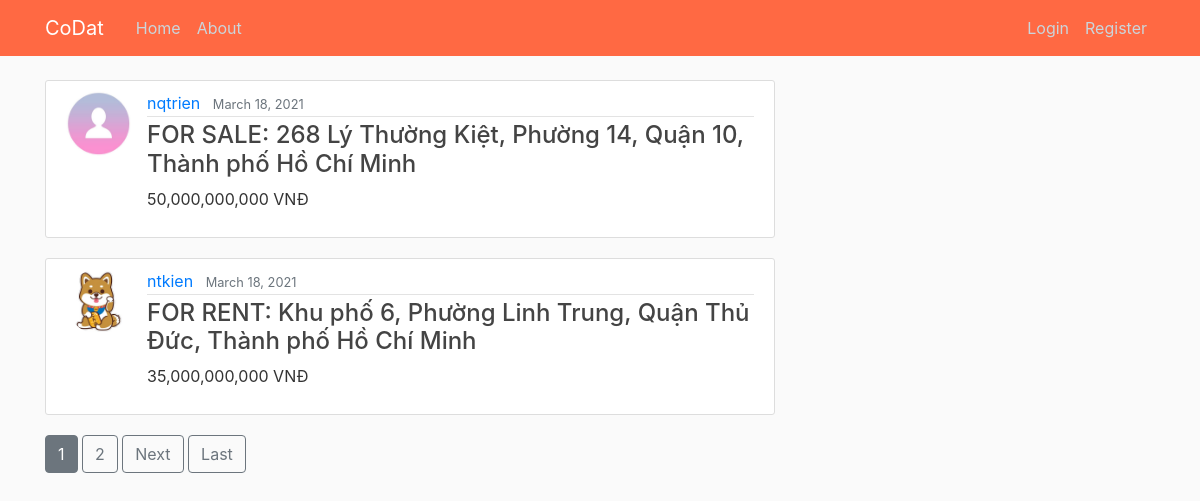
The page / on the database its author committed.
### HomePage/models.py (models this page shows, shortened)
class Post(models.Model):
    status = models.CharField(max_length=10, choices=STATUS)
    price = models.CharField(max_length=20)
    address = models.CharField(max_length=100)
    description = models.TextField()
    date_posted = models.DateTimeField(default=timezone.now)
    author = models.ForeignKey(User, on_delete=models.CASCADE)
    likes = models.ManyToManyField(User, related_name="blog_posts")

### users/models.py (models this page shows, shortened)
class Profile(models.Model):
	user = models.OneToOneField(User, on_delete=models.CASCADE)
	image = models.ImageField(default='default.jpg', upload_to='profile_pics')
	phone_number = models.CharField(max_length=12)
	bank = models.CharField(max_length=30)
	bank_number = models.CharField(max_length=20)

### HomePage/views.py (the view)
# urls.py: path('', PostListView.as_view(), name='home-page'),
class PostListView(ListView):
    model = Post
    template_name = 'HomePage/home.html' # <app>/<model>_<viewtype>.html
    context_object_name = 'posts'
    ordering = ['-date_posted']
    paginate_by = 2

### HomePage/templates/HomePage/home.html (shortened to what this page needs)
{% extends "HomePage/base.html" %}
{% block content %}
    {% for post in posts %}
        <article class="media content-section">
            <img class="rounded-circle article-img" src="{{ post.author.profile.image.url }}">
            <div class="media-body">
                <div class="article-metadata">
                    <a class="mr-2" href="{% url 'user-posts' post.author.username %}">{{ post.author }}</a>
                    <small class="text-muted">{{ post.date_posted|date:"F d, Y" }}</small>
                </div>
                <h4><a class="article-address" href="{% url 'post-detail' post.id %}">
                    {{ post.status }}: {{ post.address }}
                </a></h4>
                <p>{{ post.price }}</p>
            </div>
        </article>
    {% endfor %}
    {% if is_paginated %}
        {% for num in page_obj.paginator.page_range %}
            {% if page_obj.number == num %}
                <a class="btn btn-secondary mb-4" href="?page={{ num }}">{{ num }}</a>
            {% elif num > page_obj.number|add:'-3' and num < page_obj.number|add:'3' %}
                <a class="btn btn-outline-secondary mb-4" href="?page={{ num }}">{{ num }}</a>
            {% endif %}
        {% endfor %}
        {% if page_obj.has_next %}
            <a class="btn btn-outline-secondary mb-4" href="?page={{ page_obj.next_page_number}}">Next</a>
            <a class="btn btn-outline-secondary mb-4" href="?page={{ page_obj.paginator.num_pages }}">Last</a>
        {% endif %}
    {% endif %}
{% endblock content %}

### HomePage/static/HomePage/main.css (style rules this page uses)
body { background: #fafafa; color: #333333; margin-top: 5rem; }
h1, h2, h3, h4, h5, h6 { color: #444444; }
.content-section { background: #ffffff; padding: 10px 20px; border: 1px solid #dddddd; border-radius: 3px; margin-bottom: 20px; }
.article-address { color: #444444; }
.article-img { height: 65px; width: 65px; margin-right: 16px; }
.article-metadata { padding-bottom: 1px; margin-bottom: 4px; border-bottom: 1px solid #e3e3e3 }

### rows shown on the page
Post: author.profile.image (placeholder picture), author "nqtrien", date_posted "March 18, 2021", status "FOR SALE", address "268 Lý Thường Kiệt, Phường 14, Quận 10, Thành phố Hồ Chí Minh", price "50,000,000,000 VNĐ"
Post: author.profile.image (picture), author "ntkien", date_posted "March 18, 2021", status "FOR RENT", address "Khu phố 6, Phường Linh Trung, Quận Thủ Đức, Thành phố Hồ Chí Minh", price "35,000,000,000 VNĐ"

### other values the page prints
{{ num }} "1"
{{ num }} "2"
